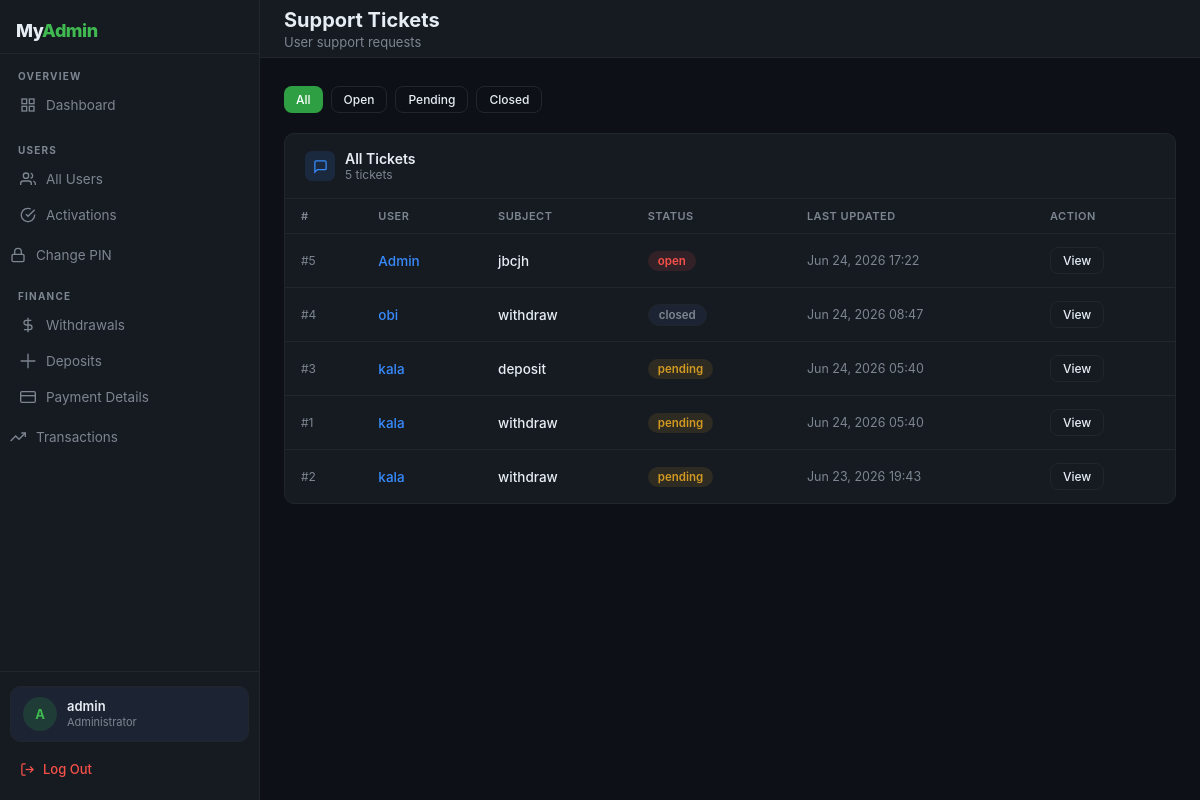
Page /admin-panel/support/ (signed in) on the committed database.
### USDT/models.py (models this page shows, shortened)
class User(AbstractUser):
    ROLE_CHOICES = (
        ('admin', 'Admin'),
        ('user', 'User'),
    )
    phone = models.CharField(max_length=20, blank=True)
    role = models.CharField(max_length=10, choices=ROLE_CHOICES, default='user')
    account_activated = models.BooleanField(default=False)
    date_of_birth = models.DateField(null=True, blank=True)
    address = models.TextField(blank=True)
    account_number = models.CharField(max_length=20, unique=True, blank=True)
    created_at = models.DateTimeField(auto_now_add=True)
    @property
    def is_admin_user(self):
        return self.role == 'admin'

class SupportTicket(models.Model):
    STATUS_CHOICES = (
        ('open', 'Open'),
        ('pending', 'Pending'),
        ('closed', 'Closed'),
    )
    user = models.ForeignKey(
        settings.AUTH_USER_MODEL,
        on_delete=models.CASCADE,
        related_name='support_tickets'
    )
    subject = models.CharField(max_length=255)
    status = models.CharField(
        max_length=20,
        choices=STATUS_CHOICES,
        default='open'
    )
    created_at = models.DateTimeField(auto_now_add=True)
    updated_at = models.DateTimeField(auto_now=True)

### USDT/views.py (the view)
# urls.py: path('admin-panel/support/',views.admin_support_tickets,name='admin-support-tickets'),
@admin_required
def admin_support_tickets(request):
    status_filter = request.GET.get('status', '')
    tickets = SupportTicket.objects.select_related('user').order_by('-updated_at')
    if status_filter in ('open', 'pending', 'closed'):
        tickets = tickets.filter(status=status_filter)
    return render(request, 'admin/support_tickets.html', {
        'tickets': tickets,
        'status_filter': status_filter,
        'open_tickets_count': SupportTicket.objects.filter(status='open').count(),
        'pending_activations_count': ActivationPayment.objects.filter(status='pending').count(),
        'pending_withdrawals_count': WithdrawalRequest.objects.filter(status='pending').count(),
    })

### USDT/context_processors.py (called while the page is built)
def admin_counts(request):
    if request.user.is_authenticated and request.user.is_admin_user:
        return {
            'pending_activations_count': ActivationPayment.objects.filter(status='pending').count(),
            'pending_withdrawals_count': WithdrawalRequest.objects.filter(status='pending').count(),
            'open_tickets_count': SupportTicket.objects.filter(status='open').count(),
        }
    return {}

### USDT/views.py (called while the page is built)
def admin_required(view_func):
    @functools.wraps(view_func)
    def wrapper(request, *args, **kwargs):
        if not request.user.is_authenticated:
            return redirect('admin-pin-login')
        if not request.user.is_admin_user:
            messages.error(request, 'Access denied.')
            return redirect('dashboard')
        return view_func(request, *args, **kwargs)
    return wrapper

### USDT/templates/admin/support_tickets.html (shortened to what this page needs)
{% extends 'admin/base.html' %}
{% block page_title %}Support Tickets{% endblock %}
{% block page_sub %}User support requests{% endblock %}
{% block content %}
<div style="display:flex;gap:8px;margin-bottom:20px">
  <a href="{% url 'admin-support-tickets' %}" class="btn btn-sm {% if not status_filter %}btn-green{% else %}btn-outline{% endif %}">All</a>
  <a href="?status=open" class="btn btn-sm {% if status_filter == 'open' %}btn-red{% else %}btn-outline{% endif %}">Open</a>
  <a href="?status=pending" class="btn btn-sm {% if status_filter == 'pending' %}btn-amber{% else %}btn-outline{% endif %}">Pending</a>
  <a href="?status=closed" class="btn btn-sm {% if status_filter == 'closed' %}btn-outline{% else %}btn-outline{% endif %}">Closed</a>
</div>
<div class="card">
  <div class="card-head">
    <div class="card-head-left">
      <div class="card-head-icon" style="background:var(--blue-dim)">
        <svg width="15" height="15" fill="none" viewBox="0 0 24 24" stroke="var(--blue)" stroke-width="2"><path d="M21 15a2 2 0 01-2 2H7l-4 4V5a2 2 0 012-2h14a2 2 0 012 2z"/></svg>
      </div>
      <div>
        <div class="card-title">All Tickets</div>
        <div class="card-sub">{{ tickets|length }} tickets</div>
      </div>
    </div>
  </div>
  {% if tickets %}
  <table>
    <thead>
      <tr>
        <th>#</th>
        <th>User</th>
        <th>Subject</th>
        <th>Status</th>
        <th>Last Updated</th>
        <th>Action</th>
      </tr>
    </thead>
    <tbody>
    {% for t in tickets %}
    <tr>
      <td style="color:var(--muted);font-size:12px">#{{ t.id }}</td>
      <td>
        <a href="{% url 'admin-user-detail' t.user.id %}" style="color:var(--blue);text-decoration:none;font-weight:500">
          {{ t.user.username }}
        </a>
      </td>
      <td style="font-weight:500">{{ t.subject }}</td>
      <td>
        <span class="badge
          {% if t.status == 'open' %}badge-red
          {% elif t.status == 'pending' %}badge-amber
          {% else %}badge-muted{% endif %}">
          {{ t.status }}
        </span>
      </td>
      <td style="color:var(--muted);font-size:12.5px">{{ t.updated_at|date:"M d, Y H:i" }}</td>
      <td>
        <a href="{% url 'admin-support-detail' t.id %}" class="btn btn-sm btn-outline">View</a>
      </td>
    </tr>
    {% endfor %}
    </tbody>
  </table>
  {% else %}
  <div class="empty">No support tickets found.</div>
  {% endif %}
</div>
{% endblock %}

### USDT/templates/admin/base.html (shortened to what this page needs)
<!DOCTYPE html>
<html lang="en">
<head>
</head>
<body>
<aside class="sidebar" id="sb">
  <div class="sidebar-head">
    <div class="brand">My<span>Admin</span></div>
  </div>
  <div class="nav-section">
    <div class="nav-label">Overview</div>
    <a href="{% url 'admin-dashboard' %}" class="nav-item {% block nav_dash %}{% endblock %}">
      <svg width="16" height="16" fill="none" viewBox="0 0 24 24" stroke="currentColor" stroke-width="2"><rect x="3" y="3" width="7" height="7"/><rect x="14" y="3" width="7" height="7"/><rect x="14" y="14" width="7" height="7"/><rect x="3" y="14" width="7" height="7"/></svg>
      Dashboard
    </a>
  </div>
  <div class="nav-section">
    <div class="nav-label">Users</div>
    <a href="{% url 'admin-dashboard' %}" class="nav-item {% block nav_users %}{% endblock %}">
      <svg width="16" height="16" fill="none" viewBox="0 0 24 24" stroke="currentColor" stroke-width="2"><path d="M17 21v-2a4 4 0 00-4-4H5a4 4 0 00-4 4v2"/><circle cx="9" cy="7" r="4"/><path d="M23 21v-2a4 4 0 00-3-3.87"/><path d="M16 3.13a4 4 0 010 7.75"/></svg>
      All Users
    </a>
    <a href="{% url 'admin-pending-activations' %}" class="nav-item {% block nav_act %}{% endblock %}">
      <svg width="16" height="16" fill="none" viewBox="0 0 24 24" stroke="currentColor" stroke-width="2"><path d="M22 11.08V12a10 10 0 11-5.93-9.14"/><polyline points="22 4 12 14.01 9 11.01"/></svg>
      Activations
    </a>
  </div>
  <a href="{% url 'admin-change-pin' %}" class="nav-item {% block nav_pin %}{% endblock %}">
    <svg width="16" height="16" fill="none" viewBox="0 0 24 24" stroke="currentColor" stroke-width="2"><rect x="3" y="11" width="18" height="11" rx="2"/><path d="M7 11V7a5 5 0 0110 0v4"/></svg>
   Change PIN
  </a>
  <div class="nav-section">
    <div class="nav-label">Finance</div>
    <a href="{% url 'admin-withdrawals' %}" class="nav-item {% block nav_wd %}{% endblock %}">
      <svg width="16" height="16" fill="none" viewBox="0 0 24 24" stroke="currentColor" stroke-width="2"><line x1="12" y1="1" x2="12" y2="23"/><path d="M17 5H9.5a3.5 3.5 0 000 7h5a3.5 3.5 0 010 7H6"/></svg>
      Withdrawals
    </a>
    <a href="{% url 'admin-deposits' %}" class="nav-item {% block nav_dp %}{% endblock %}">
      <svg width="16" height="16" fill="none" viewBox="0 0 24 24" stroke="currentColor" stroke-width="2"><path d="M12 1v22m11-11H1"/></svg>
      Deposits
    </a>
    <a href="{% url 'admin-payment-details' %}" class="nav-item {% block nav_pd %}{% endblock %}">
      <svg width="16" height="16" fill="none" viewBox="0 0 24 24" stroke="currentColor" stroke-width="2"><rect x="1" y="4" width="22" height="16" rx="2"/><line x1="1" y1="10" x2="23" y2="10"/></svg>
      Payment Details
    </a>
  </div>
  <a href="{% url 'admin-transactions' %}" class="nav-item {% block nav_tx %}{% endblock %}">
    <svg width="16" height="16" fill="none" viewBox="0 0 24 24" stroke="currentColor" stroke-width="2"><polyline points="23 6 13.5 15.5 8.5 10.5 1 18"/><polyline points="17 6 23 6 23 12"/></svg>
  Transactions
  </a>
  <div class="sidebar-foot">
    <div class="admin-card">
      <div class="av">{{ request.user.username|first|upper }}</div>
      <div>
        <div class="av-name">{{ request.user.username }}</div>
        <div class="av-role">Administrator</div>
      </div>
    </div>
    <a href="{% url 'logout' %}" class="signout">
      <svg width="15" height="15" fill="none" viewBox="0 0 24 24" stroke="currentColor" stroke-width="2"><path d="M9 21H5a2 2 0 01-2-2V5a2 2 0 012-2h4"/><polyline points="16 17 21 12 16 7"/><line x1="21" y1="12" x2="9" y2="12"/></svg>
      Log Out
    </a>
  </div>
</aside>
<div class="main">
  <header class="topbar">
    <div class="topbar-left">
      <div>
        <div class="page-title">{% block page_title %}Dashboard{% endblock %}</div>
        <div class="page-sub">{% block page_sub %}{% endblock %}</div>
      </div>
    </div>
  </header>
  <div class="content">
    {% block content %}{% endblock %}
  </div>
</div>
</body>
</html>

### USDT/templates/admin/base.html (style rules this page uses)
*,*::before,*::after { box-sizing:border-box;margin:0;padding:0 }
:root { --bg:#0d1117;--surface:#161b22;--surface2:#1c2333;--border:#21262d; --text:#e6edf3;--muted:#7d8590;--green:#2ea043;--green-dim:rgba(46,160,67,.15); --green-bright:#3fb950;--red:#f85149;--red-dim:rgba(248,81,73,.12); --amber:#d29922;--amber-dim:rgba(210,153,34,.12);--blue:#388bfd; --blue-dim:rgba(56,139,253,.12);--radius:10px;--sidebar-w:260px;--header-h:58px; }
body { font-family:-apple-system,BlinkMacSystemFont,'Segoe UI',sans-serif;background:var(--bg);color:var(--text);min-height:100vh;display:flex }
.sidebar { width:var(--sidebar-w);background:var(--surface);border-right:1px solid var(--border);position:fixed;top:0;left:0;bottom:0;display:flex;flex-direction:column;z-index:200;overflow-y:auto;transition:transform .3s }
.sidebar-head { padding:20px 16px 12px;border-bottom:1px solid var(--border);display:flex;align-items:center;justify-content:space-between }
.brand { font-size:18px;font-weight:800;color:var(--text);letter-spacing:-.5px }
.brand span { color:var(--green-bright) }
.nav-section { padding:16px 10px 4px }
.nav-label { font-size:10px;font-weight:700;text-transform:uppercase;letter-spacing:1.2px;color:var(--muted);padding:0 8px;margin-bottom:6px }
.nav-item { display:flex;align-items:center;gap:10px;padding:9px 10px;border-radius:8px;font-size:13.5px;color:var(--muted);text-decoration:none;margin-bottom:2px;transition:background .15s,color .15s;position:relative }
.nav-item svg { flex-shrink:0 }
.sidebar-foot { margin-top:auto;padding:14px 10px;border-top:1px solid var(--border) }
.admin-card { display:flex;align-items:center;gap:10px;padding:10px 12px;background:var(--surface2);border:1px solid var(--border);border-radius:10px;margin-bottom:10px }
.av { width:34px;height:34px;border-radius:50%;background:rgba(46,160,67,.2);color:var(--green-bright);display:flex;align-items:center;justify-content:center;font-size:13px;font-weight:700;flex-shrink:0 }
.av-name { font-size:13px;font-weight:600;line-height:1.2 }
.av-role { font-size:11px;color:var(--muted) }
.signout { display:flex;align-items:center;gap:8px;padding:9px 10px;border-radius:8px;font-size:13px;color:var(--red);text-decoration:none;font-weight:500;transition:background .15s }
.main { margin-left:var(--sidebar-w);flex:1;display:flex;flex-direction:column;min-height:100vh }
.topbar { height:var(--header-h);background:var(--surface);border-bottom:1px solid var(--border);display:flex;align-items:center;justify-content:space-between;padding:0 24px;position:sticky;top:0;z-index:100 }
.topbar-left { display:flex;align-items:center;gap:12px }
.page-title { font-size:20px;font-weight:700;color:var(--text) }
.page-sub { font-size:13px;color:var(--muted);margin-top:2px }
.content { padding:28px 24px;flex:1 }
.card { background:var(--surface);border:1px solid var(--border);border-radius:var(--radius);overflow:hidden;margin-bottom:20px }
.card-head { display:flex;align-items:center;justify-content:space-between;padding:16px 20px;border-bottom:1px solid var(--border) }
.card-head-left { display:flex;align-items:center;gap:10px }
.card-head-icon { width:30px;height:30px;border-radius:7px;display:flex;align-items:center;justify-content:center;flex-shrink:0 }
.card-title { font-size:14px;font-weight:600 }
.card-sub { font-size:12px;color:var(--muted) }
table { width:100%;border-collapse:collapse;font-size:13.5px }
th { text-align:left;padding:10px 16px;font-size:11px;font-weight:600;text-transform:uppercase;letter-spacing:.5px;color:var(--muted);border-bottom:1px solid var(--border) }
td { padding:13px 16px;border-bottom:1px solid var(--border);vertical-align:middle }
tr:last-child td { border-bottom:none }
.badge { display:inline-flex;align-items:center;padding:3px 10px;border-radius:20px;font-size:11.5px;font-weight:600 }
.badge-red { background:var(--red-dim);color:var(--red) }
.badge-amber { background:var(--amber-dim);color:var(--amber) }
.badge-muted { background:var(--surface2);color:var(--muted);border:1px solid var(--border) }
.btn { display:inline-flex;align-items:center;gap:6px;padding:8px 16px;border-radius:8px;font-size:13px;font-weight:500;text-decoration:none;border:none;cursor:pointer;transition:opacity .15s,transform .1s }
.btn-green { background:var(--green);color:#fff }
.btn-outline { background:transparent;color:var(--text);border:1px solid var(--border) }
.btn-sm { padding:5px 12px;font-size:12px }

### rows in the picture
User: user.username|first "A", user.username "admin"
SupportTicket: id "5", user.username "Admin", subject "jbcjh", status "open", updated_at "Jun 24, 2026 17:22"
SupportTicket: id "4", user.username "obi", subject "withdraw", status "closed", updated_at "Jun 24, 2026 08:47"
SupportTicket: id "3", user.username "kala", subject "deposit", status "pending", updated_at "Jun 24, 2026 05:40"
SupportTicket: id "1", user.username "kala", subject "withdraw", status "pending", updated_at "Jun 24, 2026 05:40"
SupportTicket: id "2", user.username "kala", subject "withdraw", status "pending", updated_at "Jun 23, 2026 19:43"

### other values in the picture
{{ tickets|length }} "5"
